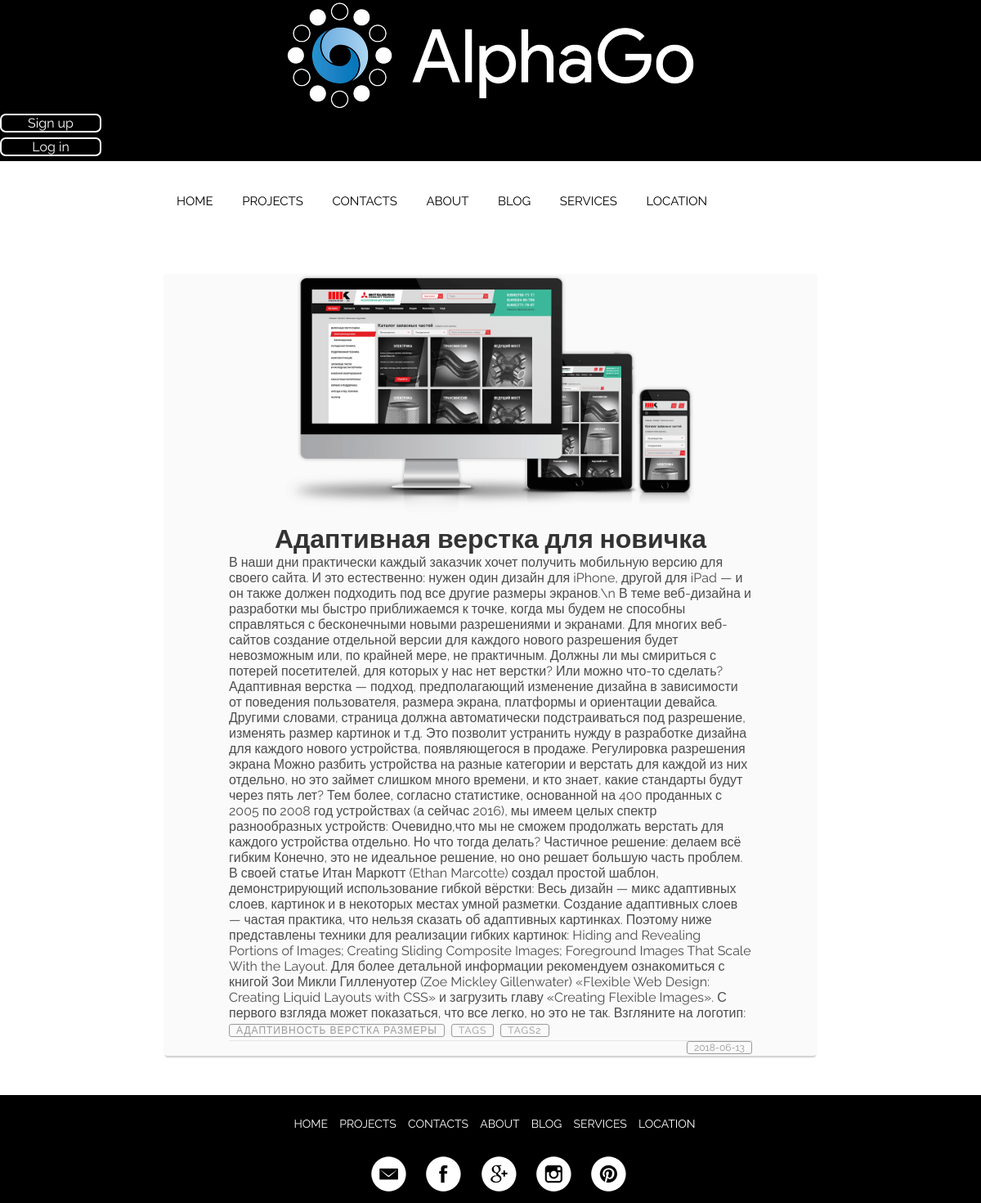
Page /viewpost.php?id=1 on the committed database.
### tables this page shows
CREATE TABLE `posts` (
  `id` int(11) UNSIGNED NOT NULL,
  `title` varchar(255) NOT NULL,
  `image` varchar(255) NOT NULL,
  `description` varchar(255) NOT NULL,
  `text` text NOT NULL,
  `date` date NOT NULL,
  `tags` varchar(255) NOT NULL
);

### viewpost.php (the view, shortened to what this page needs)
<?php
require_once 'blocks/db.php';
if (!empty($_GET['id'])){
	$id=$_GET['id'];
}
$stmt = $pdo->query("SELECT * FROM posts WHERE id = '$id'");
$row = $stmt->fetch();
?>
<!DOCTYPE html>
<html lang="en">
<head>
	<link rel="stylesheet" href="style.css">
</head>
<body>
		<?php if(file_exists('./blocks/header.php')) include './blocks/header.php'; ?>
<main>
<?php
printf("
	<div class='post-container'>
	    <div class='post-header'>
	    	<div class='post-cover'>
				<img   src='%s'>
			</div>
        </div>
        <div class='post-body'>
            <div class='post-title'>
                <h1><p>%s</p></h1>
            </div>
            <div class='post-text'>
                <p>%s</p>
            </div>
            <div class='post-tags'>
                <ul>
				<li><a href=''>%s</a></li>
				<li><a href=''>tags</a></li>
				<li><a href=''>tags2</a></li>
				</ul>
            </div>
        </div>
        <div class='post-footer'>
            <ul>
			<li class='post-date'>%s</li>
			</ul>
        </div>
    </div>
", $row['image'], $row['title'], $row['text'], $row['tags'], $row['date']);
?>
</main>
	<?php if(file_exists('./blocks/footer.php')) include './blocks/footer.php'; ?>
</body>
</html>

### style.css (style rules this page uses)
* { margin: 0; padding: 0; }
a { text-decoration: none; color: white; }
li { text-decoration: none; list-style: none; }
body { font-family: 'Raleway', sans-serif; height: 100%; }
.post-container { background-color: #fafafa; border-radius: 5px; box-shadow: rgba(0,0,0,0.2)0 4px 2px -2px; margin: 48px auto; width: 50rem; }
.post-cover img { width: 100%; height: 100%; }
.post-body { margin: 0 auto; width: 80%; }
.post-title { text-align: center; color: #333; font-weight: 100; }
.post-text p { color: #4d4d4d; }
.post-tags ul { display: flex; flex-direction: row; flex-wrap: wrap; list-style: none; padding-left: 0; }
.post-tags li + li { margin-left: .5rem; }
.post-tags a { border: 1px solid #999999; border-radius: 3px; color: #999999; font-size: .75rem; height: 1.5rem; line-height: 1.5rem; letter-spacing: 1px; padding: 0 .5rem; text-align: center; text-transform: uppercase; white-space: nowrap; width: 5rem; }
.post-footer { border-top: 1px solid #e6e6e6; margin: 0 auto; padding-bottom: .125rem; width: 80%; }
.post-footer ul { list-style: none; display: flex; flex: row flex; justify-content: flex-end; padding-left: 0px; }
.post-footer li { color: #999999; font-size: .75rem; height: 1,5rem; text-align: center; text-transform: uppercase; position: relative; white-space: nowrap; }
.post-date { border: 1px solid #999999; border-radius: 3px; padding: 0 .5rem; }

### rows in the picture
posts: image (picture), title "Адаптивная верстка для новичка", text "В наши дни практически каждый заказчик хочет получить мобильную версию для своего сайта. И это естественно: нужен один дизайн для iPhone, другой для iPad — и он также должен подходить под все другие размеры экранов.\\n В теме веб-дизайна и разработки мы быстро приближаемся к точке, когда мы будем не способны справляться с бесконечными новыми разрешениями и экранами. Для многих веб-сайтов создание отдельной версии для каждого нового разрешения будет невозможным или, по крайней мере, не практичным. Должны ли мы смириться с потерей посетителей, для которых у нас нет верстки? Или можно что-то сделать? Адаптивная верстка — подход, предполагающий изменение дизайна в зависимости от поведения…", tags "АДАПТИВНОСТЬ ВЕРСТКА РАЗМЕРЫ", date "2018-06-13"
